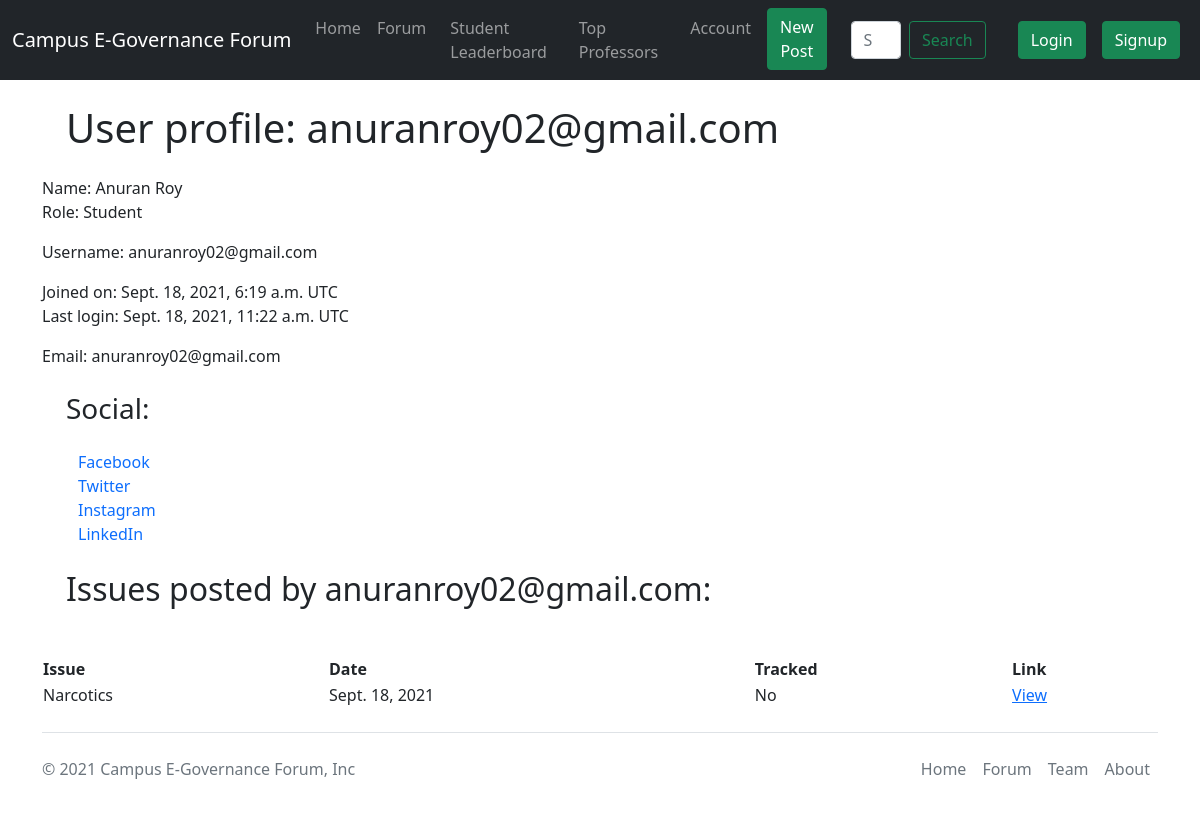
The app's page /forum/user/anuranroy02@gmail.com with its own data.
### forum/models.py (models this page shows, shortened)
class Issue(models.Model):
    sno = models.AutoField(primary_key=True)
    user = models.ForeignKey(User, on_delete=models.CASCADE)
    subject = models.CharField(max_length=100, default="(Not available)")
    summary = models.TextField(max_length=200, default="(Not available)")
    description = models.TextField(max_length=750, default="(Not available)")
    image = models.ImageField(upload_to='forum/images/', blank=True)
    tracked = models.BooleanField(choices=((True, 'Yes'), (False, 'No')), default=False)
    status = models.TextField(max_length=300, default="")
    date = models.DateField(auto_now_add=True)
    author = models.CharField(max_length=50, default="Anonymous")
    slug = models.SlugField(unique=True, max_length=100)
    votes = models.IntegerField(default=0)
    tvotes = models.IntegerField(default=0)
    tags = models.JSONField(default=dict)
    class Meta:
        ordering = ['tvotes', '-votes', '-date']

### forum/views.py (the view)
# urls.py: path('user/<str:slug>', views.userProfile, name="UserProfile"),
def userProfile(request, slug):
    try:
        user = User.objects.filter(username=slug)
        user_issues = Issue.objects.filter(author=slug)
        params = dict(user.values()[0])
        params["user_issues"] = list(user_issues.values())
        profileType = None
        if UserProfile.objects.filter(username=slug).exists():
            profileType = "Student"
        elif TeacherProfile.objects.filter(username=slug).exists():
            profileType = "Faculty"
        else:
            profileType = "Unknown"
        params["profileType"] = profileType
        if list(user) == []:
            return HttpResponse("<h1>Username not found!</h1>")
        elif request.user.username == slug:
            return redirect('/forum/dashboard/')
        else:
            return render(request, 'forum/user.html', params)
    except IndexError:
        return HttpResponse("<h1>Username not found!</h1>")

### forum/templates/forum/user.html (shortened to what this page needs)
{% extends 'forum/base.html' %}
{% block body %}
<div class="container">
    <h1 class="my-4 mx-4">User profile: {{username}} </h1>
    <p>
        Name: {{first_name}} {{last_name}}<br>
        Role: {{profileType}}
    </p>
    <p>
        Username: {{ username }}
    </p>
    <p>
        Joined on: {{ date_joined }} UTC<br>
        Last login: {{ last_login }} UTC
    </p>
    <p>
        Email: {{email}}
    </p>
    <p>
        <h3 class="my-4 mx-4">Social:</h3>
        <p class="my-4 mx-4 row">
            <a style="text-decoration: none;" href="{{i.facebook}}" name="Facebook">Facebook</a>
            <a style="text-decoration: none;" href="{{i.twitter}}" name="Twitter">Twitter</a>
            <a style="text-decoration: none;" href="{{i.linkedin}}" name="Instagram">Instagram</a>
            <a style="text-decoration: none;" href="{{i.linkedin}}" name="LinkedIn">LinkedIn</a>
        </p>
    </p>
    <h2 class="my-4 mx-4">Issues posted by {{username}}:</h2><br>
    <table style="width:100%">
        <tr>
            <th>Issue</th>
            <th>Date</th>
            <th>Tracked</th>
            <th>Link</th>
        </tr>
        {% for i in user_issues %}
            <tr>
                <td>{{ i.subject }}</td>
                <td>{{ i.date }}</td>
                <td>{{ i.tracked|yesno:"Yes,No" }}</td>
                <td><a href="/forum/post/{{ i.slug }}" target="+_blank">View</td>
            </tr>
        {% endfor %}
      </table>
</div>
{% endblock %}

### records on screen
Issue: subject "Narcotics", date "Sept. 18, 2021", tracked "No"

### other values on screen
{{ username }} "anuranroy02@gmail.com"
{{ first_name }} "Anuran"
{{ last_name }} "Roy"
{{ profileType }} "Student"
{{ date_joined }} "Sept. 18, 2021, 6:19 a.m."
{{ last_login }} "Sept. 18, 2021, 11:22 a.m."
{{ email }} "anuranroy02@gmail.com"
